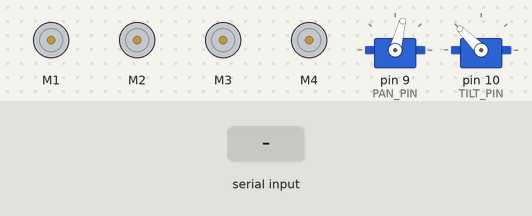
Simulated run of this sketch. Board: Arduino Uno, built with avr-gcc and run on an emulated ATmega328P. On the bench: 4 × DC motor (green arrow = forward, orange = backward, longer = faster), 2 × servo. The inputs (shaded band) are chosen by the test bench.

Above: at 2.2 s.
2.3 s: "P,45\n" received over Serial
At 4.1 s:
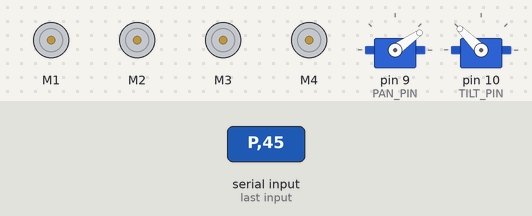
4.4 s: "R\n" received over Serial
At 5.4 s:
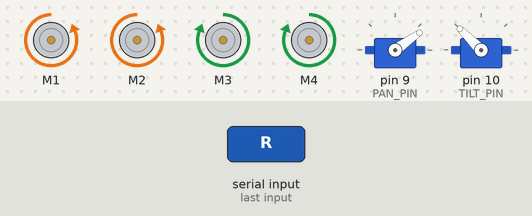
5.9 s: "P90\n" received over Serial
At 7.5 s:
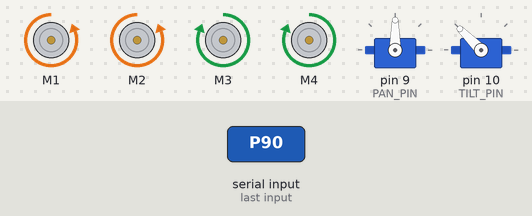
8.2 s: "S\n" received over Serial
At 9.4 s:
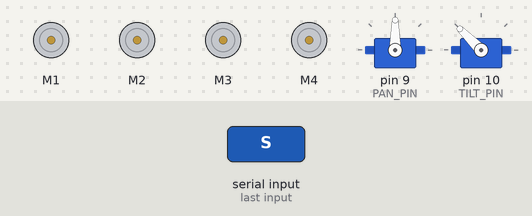
9.7 s: "T90\n" received over Serial
At 11.4 s:
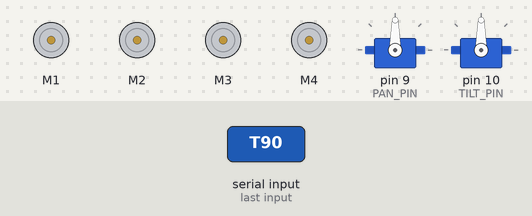
11.9 s: "F90\n" received over Serial
At 12.3 s:
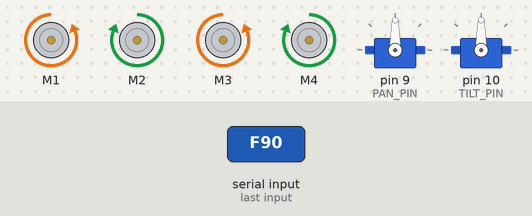
Timing chart, 0 to 23.7 s (numbered marks = the images above; inputs shaded):
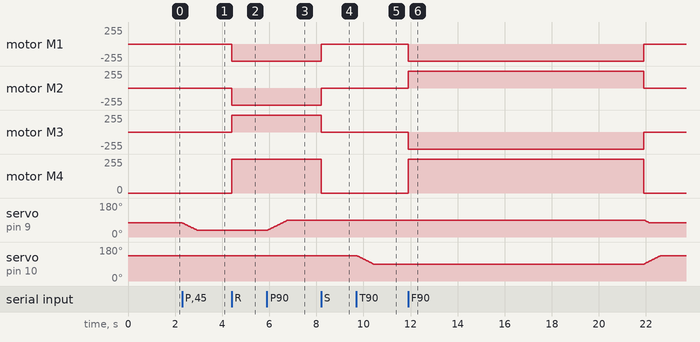

The sketch:

ArduinoUno_Motor.ino
```cpp
#include <AFMotor.h>
#include <Servo.h>

// --- MOTOR CONFIGURATION ---
AF_DCMotor motor1(1); AF_DCMotor motor2(2);
AF_DCMotor motor3(3); AF_DCMotor motor4(4);

// --- SERVO CONFIGURATION ---
Servo panMotor;
Servo tiltMotor;
const int PAN_PIN = 9;
const int TILT_PIN = 10;

// Updated Initial Positions to match your ESP32-CAM center commands (75, 135)
int currP = 75;
int targetP = 75;
int currT = 135;
int targetT = 135;

unsigned long lastTick = 0;
unsigned long lastSignal = 0;
const int stepSpeed = 15;
const unsigned long failSafeTimeout = 10000;

void setup() {
  Serial.begin(9600);
  setSpeedAll(255);
  stopAll();

  // 1. Set targets to center immediately
  targetP = 75;
  targetT = 135;
  currP = 75;
  currT = 135;

  // 2. Briefly attach to "lock" them in center, then detach to prevent twitching
  panMotor.attach(PAN_PIN);
  tiltMotor.attach(TILT_PIN);
  panMotor.write(currP);
  tiltMotor.write(currT);

  delay(1000); // Give servos time to reach center
  panMotor.detach();
  tiltMotor.detach();

  // 3. Flush the Serial buffer to clear any ESP32 bootloader noise
  while(Serial.available() > 0) { Serial.read(); }

  lastSignal = millis();
}

void loop() {
  // 1. Command Processor - Only process if 2 seconds have passed since boot
  // This ignores the high-speed "garbage" data sent by ESP32 during its startup
  if (millis() > 2000 && Serial.available() > 0) {
    String data = Serial.readStringUntil('\n');
    data.trim();
    if (data.length() > 0) {
      lastSignal = millis();
      char c = data[0];
      int v = data.substring(1).toInt();

      if (c == 'P') targetP = constrain(v, 35, 115);
      else if (c == 'T') targetT = constrain(v, 90, 180);
      else handleDrive(c);
    }
  }

  // 2. Fail-Safe Routine
  if (millis() - lastSignal > failSafeTimeout) {
    targetP = 75; // Return to your defined center
    targetT = 135;
    stopAll();
  }

  // 3. Movement Engine
  if (millis() - lastTick > stepSpeed) {
    updateS(panMotor, currP, targetP, PAN_PIN);
    updateS(tiltMotor, currT, targetT, TILT_PIN);
    lastTick = millis();
  }
}

void updateS(Servo &s, int &c, int t, int p) {
  if (c != t) {
    if (!s.attached()) s.attach(p);
    if (t > c) c++; else c--;
    s.write(c);
  } else {
    // Keep attached for a short moment after reaching target to ensure stability
    // but ultimately detach to save power and stop "humming"
    if (s.attached()) {
       static unsigned long lastMove = 0;
       if(millis() - lastMove > 500) s.detach();
    }
  }
}

void handleDrive(char c) {
  switch(c) {
    case 'F': motor2.run(FORWARD); motor4.run(FORWARD); motor1.run(BACKWARD); motor3.run(BACKWARD); break;
    case 'B': motor2.run(BACKWARD); motor4.run(BACKWARD); motor1.run(FORWARD); motor3.run(FORWARD); break;
    case 'L': motor2.run(FORWARD); motor3.run(BACKWARD); motor1.run(FORWARD); motor4.run(BACKWARD); break;
    case 'R': motor1.run(BACKWARD); motor4.run(FORWARD); motor2.run(BACKWARD); motor3.run(FORWARD); break;
    case 'S': stopAll(); break;
  }
}

void stopAll() {
  motor1.run(RELEASE); motor2.run(RELEASE); motor3.run(RELEASE); motor4.run(RELEASE);
}

void setSpeedAll(int s) {
  motor1.setSpeed(s); motor2.setSpeed(s); motor3.setSpeed(s); motor4.setSpeed(s);
}
```

Measured:
- after the input at 2.3 s, servo on pin 9 (PAN_PIN): moves from 75° to 35° over 0.62 s, starting at once
- after the input at 4.4 s, motor M1, motor M2: stopped → backward 255/255 at once; motor M3, motor M4: stopped → forward 255/255 at once
- after the input at 5.9 s, servo on pin 9 (PAN_PIN): moves from 35° to 90° over 0.86 s, starting at once
- after the input at 8.2 s, motor M1, motor M2: backward 255/255 → stopped at once; motor M3, motor M4: forward 255/255 → stopped at once
- after the input at 9.7 s, servo on pin 10 (TILT_PIN): moves from 135° to 90° over 0.70 s, starting at once
- after the input at 11.9 s, motor M1, motor M3: stopped → backward 255/255 at once, → stopped 10.0 s later; motor M2, motor M4: stopped → forward 255/255 at once, → stopped 10.0 s later
